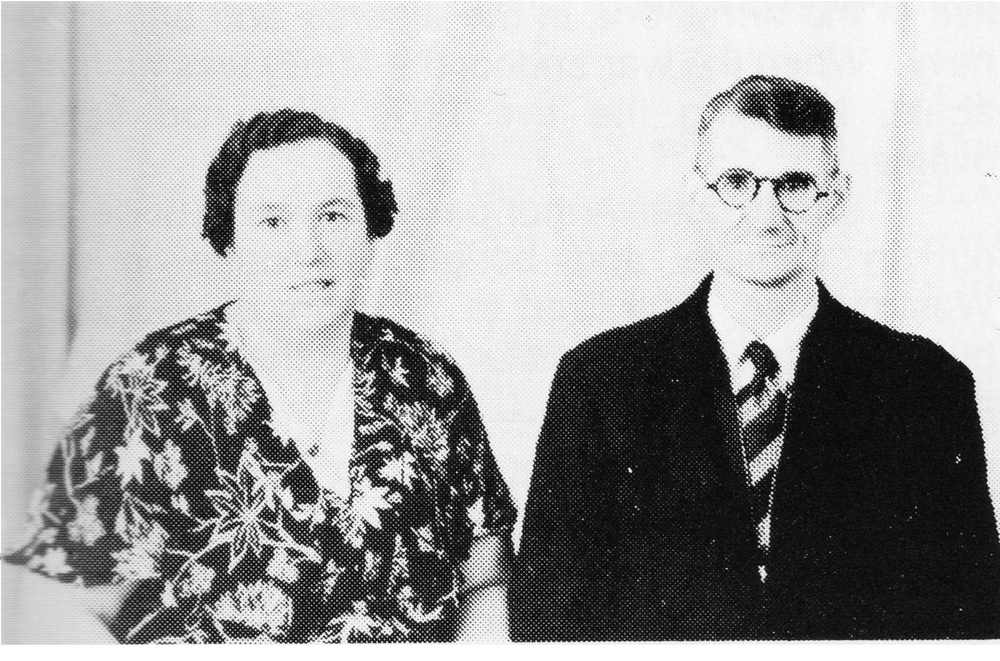
#> input picture benchmarks/golden/onward/dossier-doc-web-handoff-v1/images/page-028-000.jpg, 1000 x 661 px, shrunk from 1969 x 1302 before the run
$ python -i image_utils.py   (imports and definitions only)
#> lines starting #> are read from the running program, lines starting #| are printed output that depends on the picture
#> further down, picture is the input picture: PIL image 1000x661 L; min 0, max 255, mean 160
"""
Image utilities for spread detection, deskewing, gutter finding, and noise reduction.

Spread Detection Strategy (based on ScanTailor/book-scan best practices):
- Sample a few pages to decide spread mode ONCE for the entire run
- If spread mode: compute a single gutter position from confident samples
- Split ALL pages at that position (no per-page flip-flopping)
- Use L/R naming convention for virtual pages (e.g., 001L, 001R)
"""
import importlib.util

import numpy as np
from PIL import Image
from typing import List, Tuple, Optional, Dict, Any

HAS_OPENCV = importlib.util.find_spec("cv2") is not None


# [400 lines left out: functions detect_skew_angle, deskew_image, find_gutter_position, sample_spread_decision, split_spread_at_gutter, detect_spread_and_split, not called in this run]


def reduce_noise(image: Image.Image, method: str = "morphological",
                 kernel_size: int = 2, iterations: int = 1) -> Image.Image:
    """
    Reduce noise and specks in scanned document images using morphological operations.

    This helps fix corruption patterns like "| 4" (where a vertical line artifact
    appears next to a number) and "VPETLUL1E CU pp0dru" (where specks corrupt text).

    Uses SOTA approach: morphological opening to remove small specks while preserving
    text strokes. Conservative by default to avoid removing legitimate text.

    Args:
        image: PIL Image to denoise
        method: "morphological" (default) or "median" (slower but preserves edges better)
        kernel_size: Size of morphological kernel (default 2, small to preserve text)
        iterations: Number of morphological operations (default 1, conservative)

    Returns:
        Denoised image, or original if OpenCV unavailable or method fails
    """
#> called with method = 'morphological', kernel_size = 2, iterations = 1
    if not HAS_OPENCV:
        # Fallback: return original if OpenCV not available
        return image

    # Check if image is color
    img_array = np.array(image.convert("RGB"))
    is_color = False
    if img_array.shape[2] == 3:
        r, g, b = img_array[:, :, 0], img_array[:, :, 1], img_array[:, :, 2]
        color_variance = np.std([np.mean(r), np.mean(g), np.mean(b)])
#> color_variance = 0
        is_color = color_variance >= 5  # Same threshold as _is_bw_image
#> is_color = False

    # Skip noise reduction for color images to preserve color information
    if is_color:
        return image

    try:
        import cv2
        # Convert PIL to OpenCV format (BGR)
        img_cv = cv2.cvtColor(img_array, cv2.COLOR_RGB2BGR)

        # Convert to grayscale for processing
        gray = cv2.cvtColor(img_cv, cv2.COLOR_BGR2GRAY)

        if method == "morphological":
            # Morphological opening: removes small specks while preserving text
            # Small kernel (2x2) is conservative - removes tiny artifacts but preserves text strokes
            kernel = cv2.getStructuringElement(cv2.MORPH_RECT, (kernel_size, kernel_size))

            # Opening: erosion followed by dilation
            # This removes small white specks on dark background (common in scanned docs)
            opened = cv2.morphologyEx(gray, cv2.MORPH_OPEN, kernel, iterations=iterations)
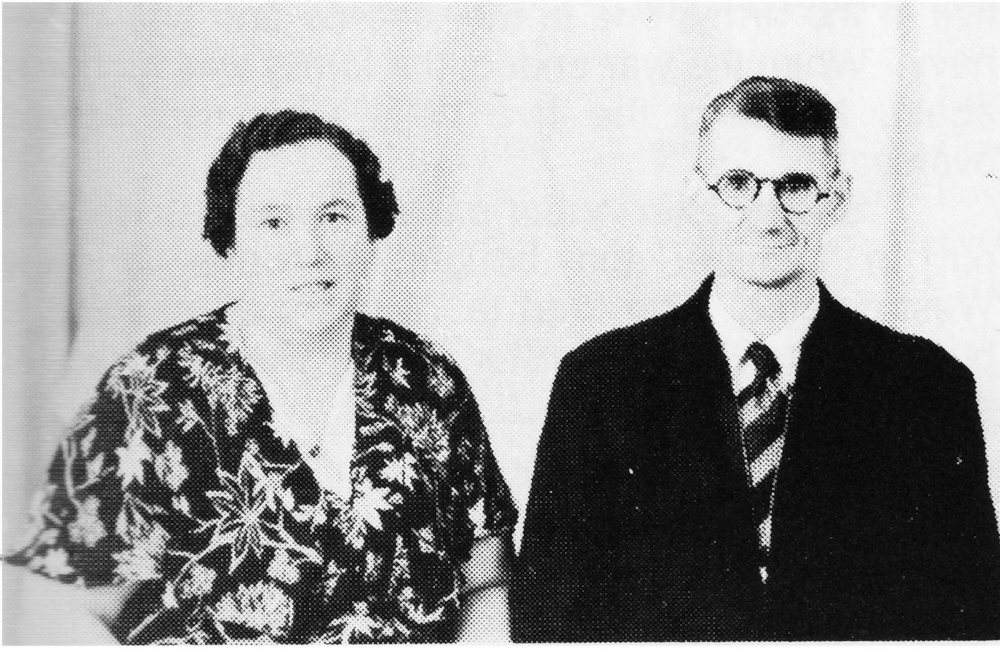
#> opened: shape (661, 1000); min 0, max 255, mean 155.4

            # Also do closing to fill small holes in text (but be conservative)
            # This helps with corrupted characters like "| 4" where a gap appears
            closed = cv2.morphologyEx(opened, cv2.MORPH_CLOSE, kernel, iterations=1)
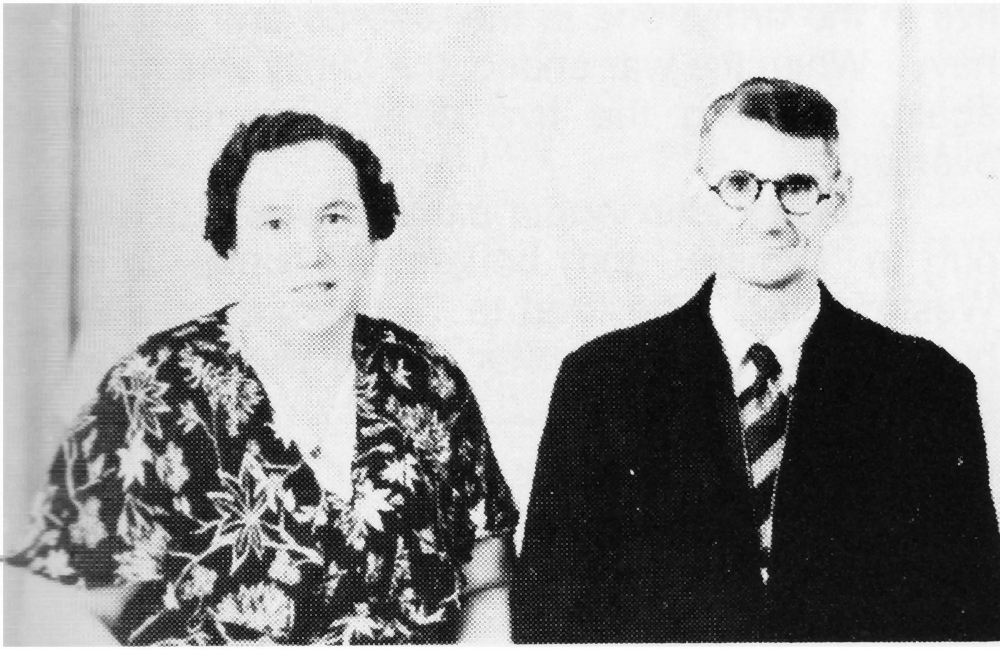
#> closed: shape (661, 1000); min 5, max 255, mean 158.7

            # Convert back to RGB for PIL
            result = cv2.cvtColor(closed, cv2.COLOR_GRAY2RGB)

        elif method == "median":
            # Median filter: preserves edges better but slower
            # Good for removing salt-and-pepper noise while keeping text sharp
            result_gray = cv2.medianBlur(gray, kernel_size * 2 + 1)  # Must be odd
            result = cv2.cvtColor(result_gray, cv2.COLOR_GRAY2RGB)
        else:
            return image

        # Convert back to PIL
        return Image.fromarray(result)

    except Exception:
        # If anything fails, return original image
        return image


# [43 lines left out: function should_apply_noise_reduction, not called in this run]

>>> from PIL import Image
>>> picture = Image.open('../../benchmarks/golden/onward/dossier-doc-web-handoff-v1/images/page-028-000.jpg')
>>> result = reduce_noise(picture)

$ run again, on benchmarks/golden/onward/dossier-doc-web-handoff-v1/images/page-038-000.jpg
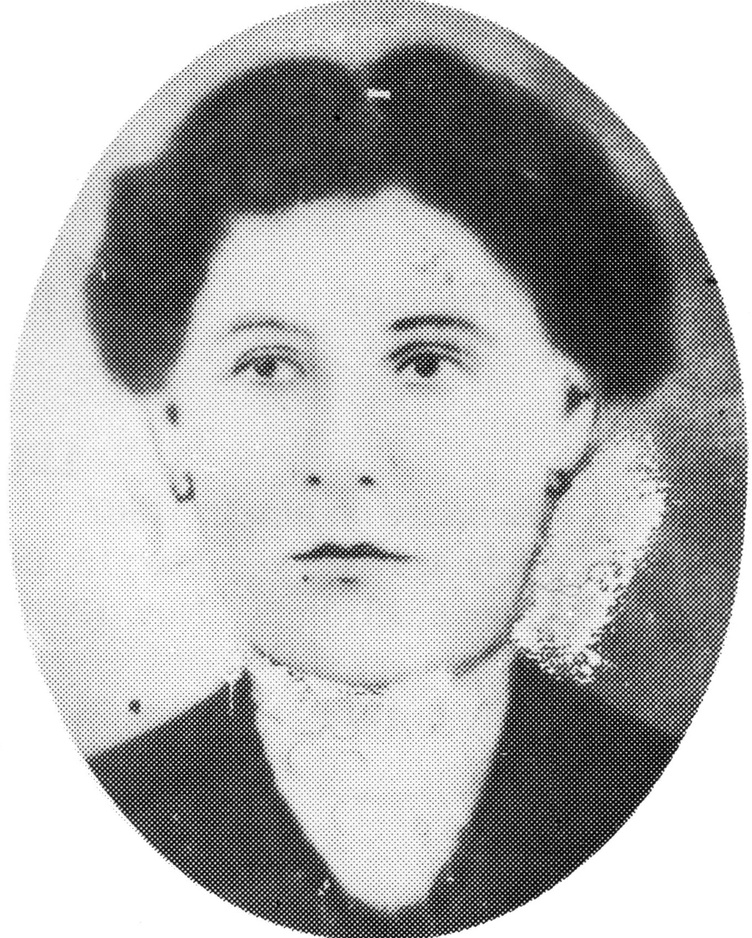
#> input picture benchmarks/golden/onward/dossier-doc-web-handoff-v1/images/page-038-000.jpg, 752 x 938 px, shrunk from 1372 x 1712 before the run
#> picture is the input picture: PIL image 752x938 L; min 0, max 255, mean 179.3
#> color_variance = 2.84e-14
#> is_color = False
#> in reduce_noise, `opened = cv2.morphologyEx(gray, cv2.MORPH_OPEN, kernel, iterations=ite..`:
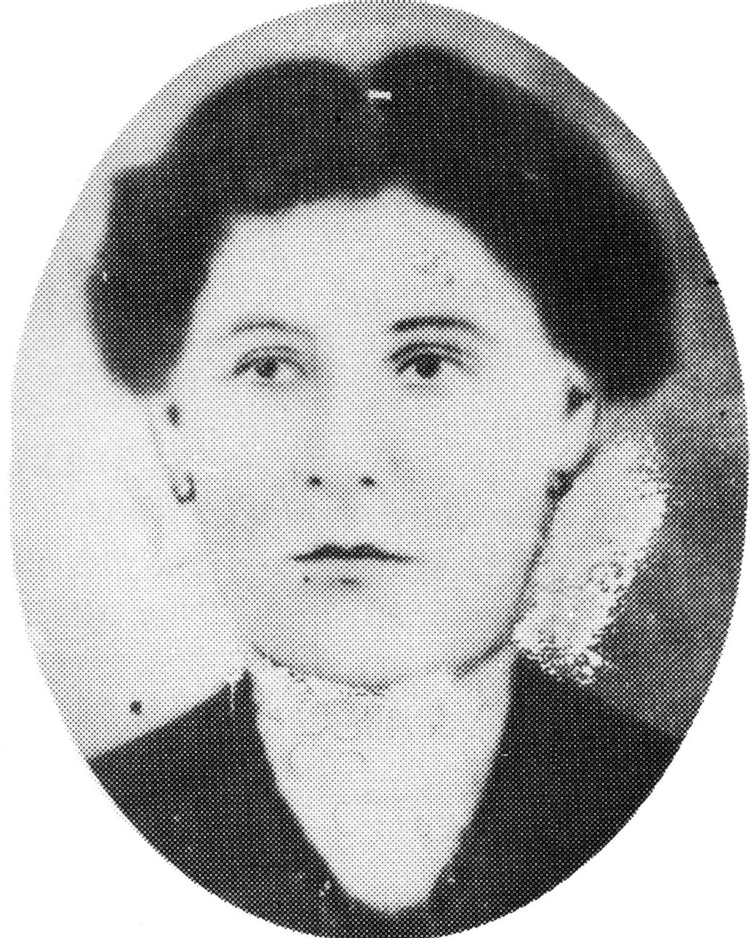
#> opened: shape (938, 752); min 0, max 255, mean 172.7
#> in reduce_noise, `closed = cv2.morphologyEx(opened, cv2.MORPH_CLOSE, kernel, iterations=1)`:
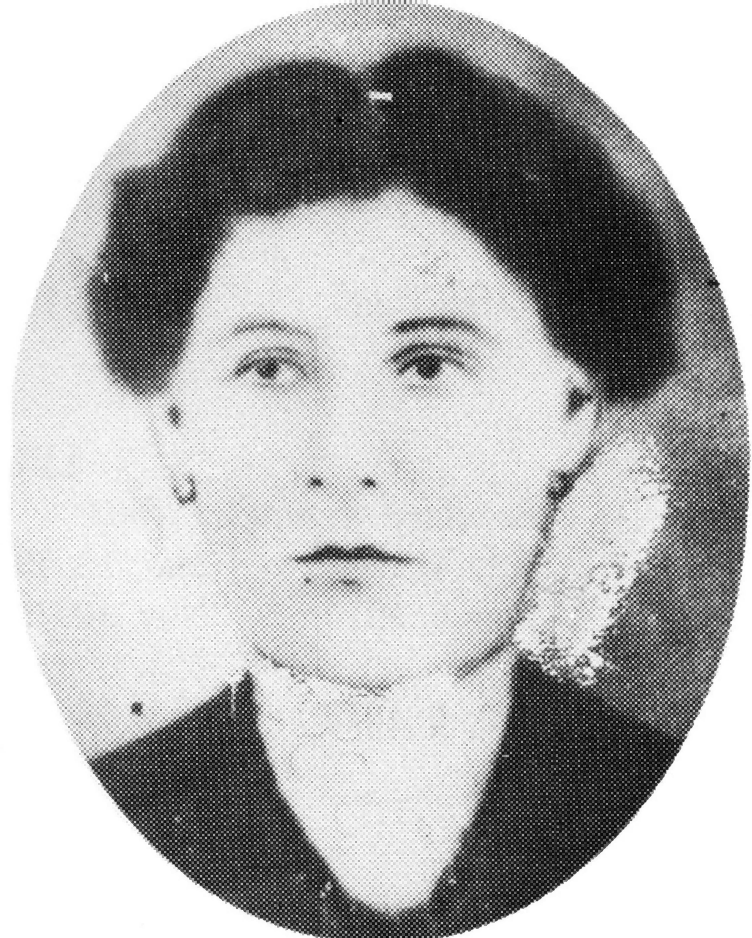
#> closed: shape (938, 752); min 0, max 255, mean 178.1

$ run again, on benchmarks/golden/onward/dossier-doc-web-handoff-v1/images/page-038-001.jpg
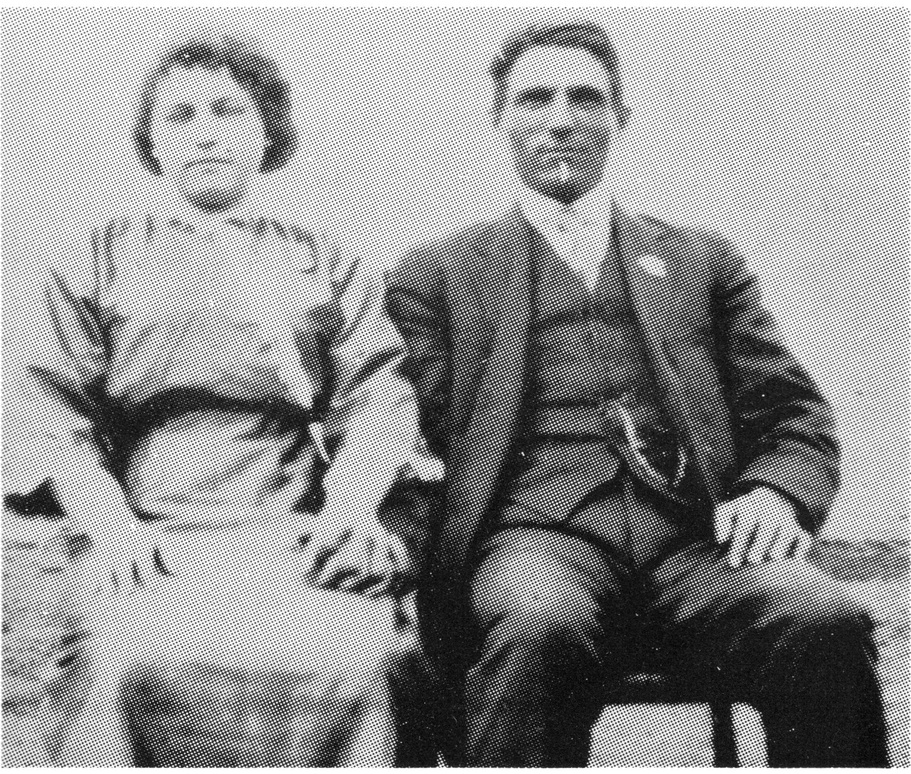
#> input picture benchmarks/golden/onward/dossier-doc-web-handoff-v1/images/page-038-001.jpg, 911 x 774 px, shrunk from 2014 x 1712 before the run
#> picture is the input picture: PIL image 911x774 L; min 0, max 255, mean 149.4
#> color_variance = 0
#> is_color = False
#> in reduce_noise, `opened = cv2.morphologyEx(gray, cv2.MORPH_OPEN, kernel, iterations=ite..`:
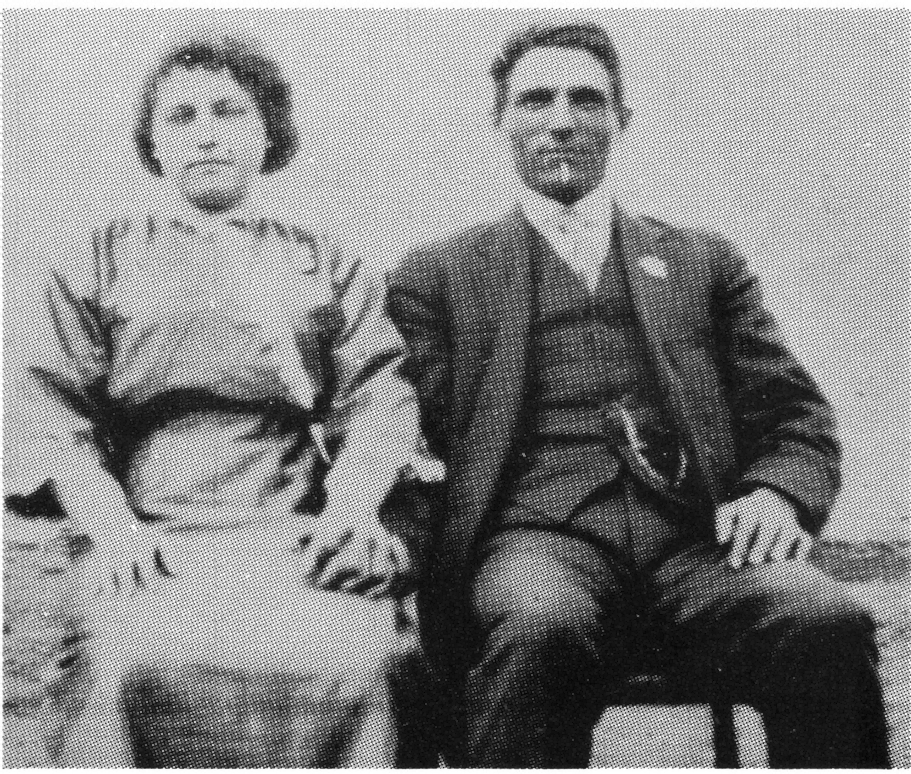
#> opened: shape (774, 911); min 0, max 255, mean 135.2
#> in reduce_noise, `closed = cv2.morphologyEx(opened, cv2.MORPH_CLOSE, kernel, iterations=1)`:
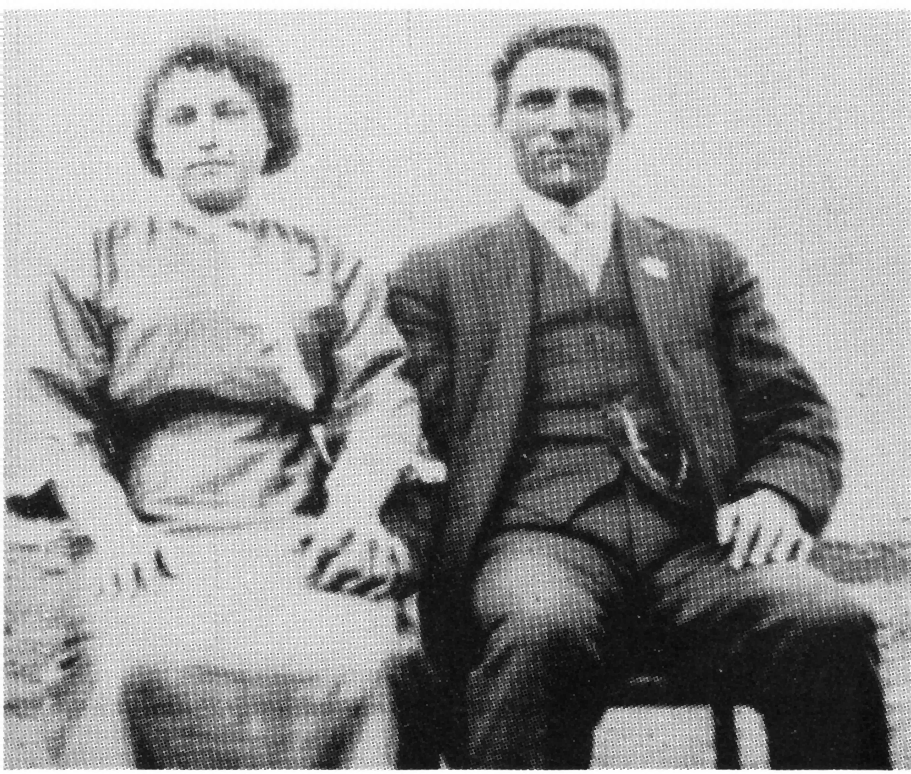
#> closed: shape (774, 911); min 8, max 255, mean 149.6

$ run again, on benchmarks/golden/onward/dossier-doc-web-handoff-v1/images/page-078-000.jpg
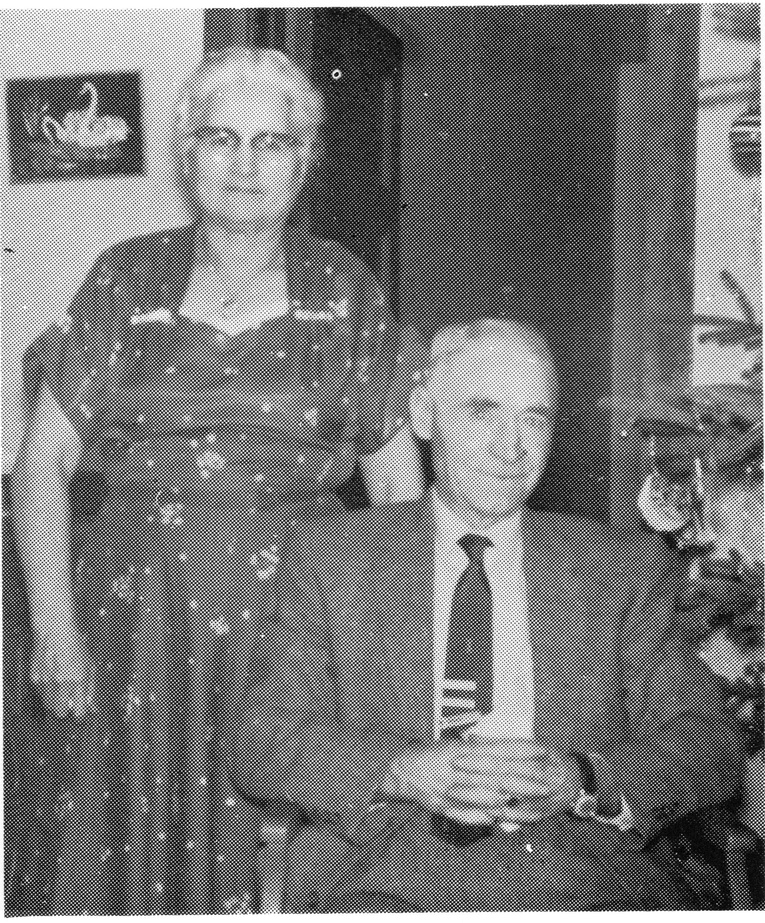
#> input picture benchmarks/golden/onward/dossier-doc-web-handoff-v1/images/page-078-000.jpg, 765 x 923 px, shrunk from 2004 x 2418 before the run
#> picture is the input picture: PIL image 765x923 L; min 0, max 255, mean 120
#> color_variance = 1.42e-14
#> is_color = False
#> in reduce_noise, `opened = cv2.morphologyEx(gray, cv2.MORPH_OPEN, kernel, iterations=ite..`:
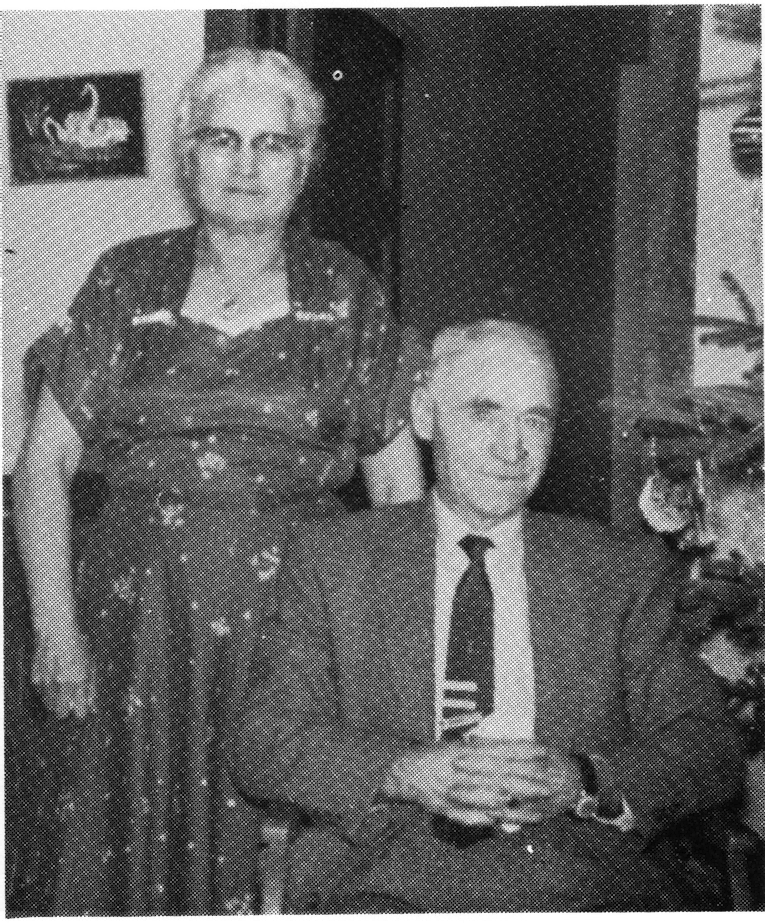
#> opened: shape (923, 765); min 0, max 255, mean 97.5
#> in reduce_noise, `closed = cv2.morphologyEx(opened, cv2.MORPH_CLOSE, kernel, iterations=1)`:
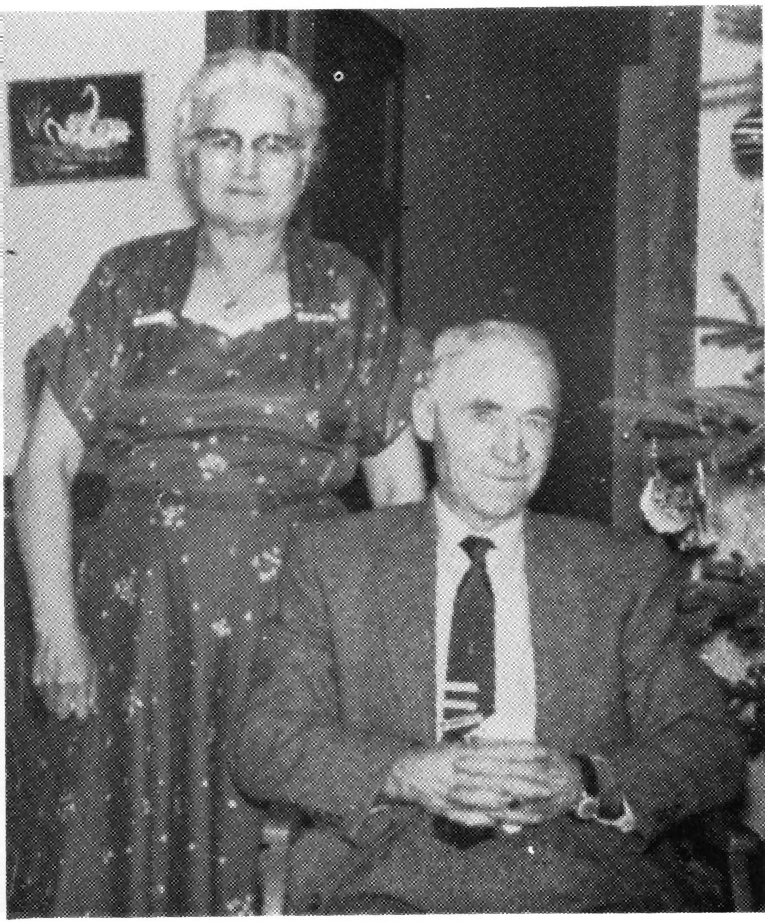
#> closed: shape (923, 765); min 3, max 255, mean 109.2
